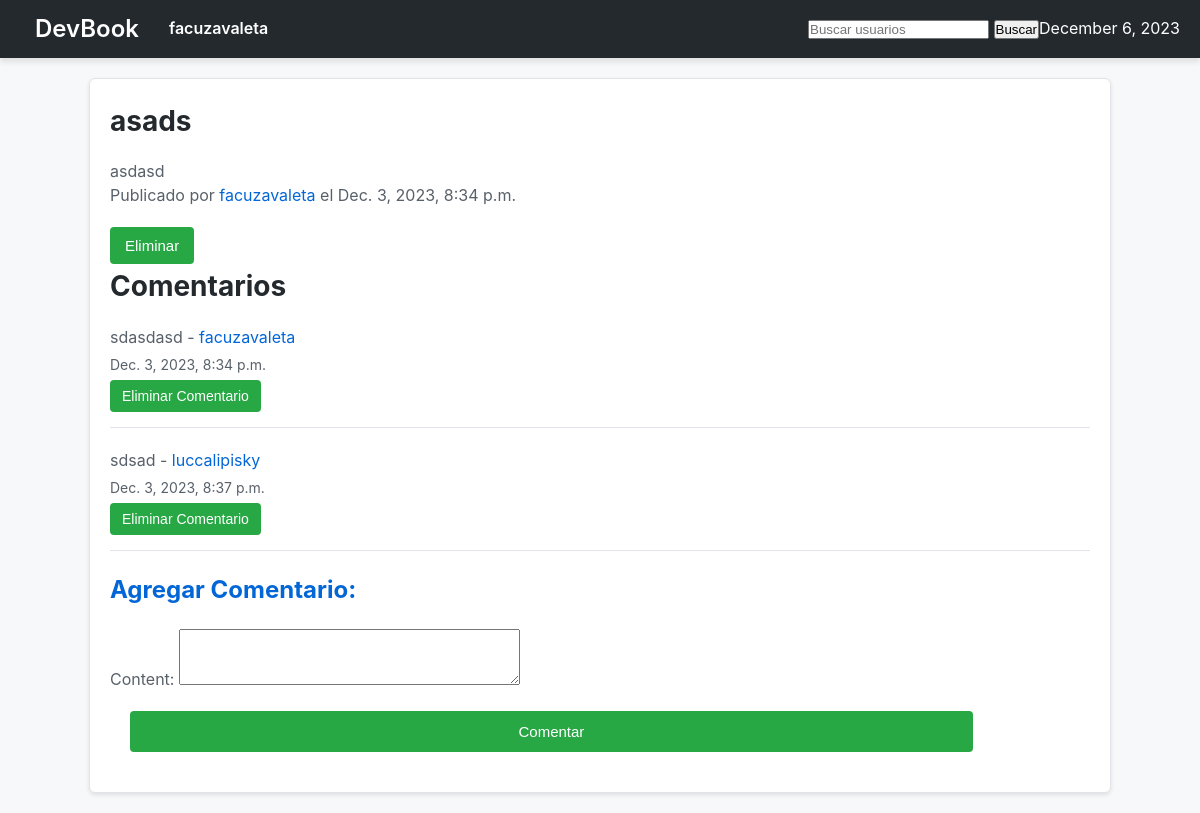
The page /facuzavaleta/posts/30/ (signed in) on the database its author committed.
### users/models.py (models this page shows, shortened)
class CustomUser(AbstractUser):
    email = models.EmailField(unique=True)
    bio = models.TextField(max_length=500, blank=True)
    image = models.ImageField(upload_to='profile_images/', null=True, blank=True)

### posts/models.py (models this page shows, shortened)
class Post(models.Model):
    title = models.CharField(max_length=255)
    content = models.TextField()
    profile_owner = models.ForeignKey(CustomUser, related_name='profile_owner', on_delete=models.CASCADE)
    posted_by = models.ForeignKey(CustomUser, related_name='posted_by', on_delete=models.CASCADE)
    created_at = models.DateTimeField(auto_now_add=True)

class Comment(models.Model):
    post = models.ForeignKey(Post, on_delete=models.CASCADE)
    user = models.ForeignKey(CustomUser, on_delete=models.CASCADE)
    content = models.TextField()
    created_at = models.DateTimeField(auto_now_add=True)

### posts/views.py (the view)
# urls.py: path('<int:post_id>/', post_detail, name='post_detail'),
@login_required
def post_detail(request, username, post_id):
    user_profile = get_object_or_404(CustomUser, username=username)
    post = get_object_or_404(Post, id=post_id, profile_owner=user_profile)
    comments = Comment.objects.filter(post=post).order_by('created_at')
    if request.method == 'POST':
        comment_form = CommentForm(request.POST)
        if comment_form.is_valid():
            new_comment = comment_form.save(commit=False)
            new_comment.post = post
            new_comment.user = request.user
            new_comment.save()
            return redirect('post_detail', username=username, post_id=post_id)
    else:
        comment_form = CommentForm()
    return render(request, 'posts/post_detail.html', {'post': post, 'comments': comments, 'comment_form': comment_form})

### posts/forms.py
class CommentForm(forms.ModelForm):
    class Meta:
        model = Comment
        fields = ['content']

### devbook/context_processors.py (called while the page is built)
def current_datetime(request):
    return {'current_datetime': datetime.now()}

### posts/templates/posts/post_detail.html (shortened to what this page needs)
{% extends 'base.html' %}
{% block page_content %}
<article class="post-detail">
    <h2>{{ post.title }}</h2>
    <p>{{ post.content }}</p>
    <p class="post-meta">
        Publicado por <a href="{% url 'home' username=post.posted_by.username %}">{{ post.posted_by.username }}</a> el {{ post.created_at }}
    </p>
    {% if post.posted_by == request.user or post.profile_owner == request.user %}
        <form action="{% url 'delete_post' username=post.posted_by.username post_id=post.id %}" method="post" class="delete-post-form">
            <button type="submit" class="delete-post-btn">Eliminar</button>
        </form>
    {% endif %}
</article>
<section id="comments-section">
    <h2>Comentarios</h2>
    {% if comments %}
        <ul class="comment-list">
            {% for comment in comments %}
                <li class="comment">
                    <p>{{ comment.content }} - <a href="{% url 'home' username=comment.user.username %}">{{ comment.user.username }}</a></p>
                    <p class="comment-meta">{{ comment.created_at }}</p>
                    {% if comment.user == request.user or post.profile_owner == request.user %}
                        <form method="post" action="{% url 'delete_comment' username=post.profile_owner.username post_id=post.id comment_id=comment.id %}" class="delete-comment-form">
                            <button type="submit" class="delete-comment-btn">Eliminar Comentario</button>
                        </form>
                    {% endif %}
                </li>
            {% endfor %}
        </ul>
    {% else %}
        <p>No hay comentarios</p>
    {% endif %}
</section>
<section id="new-comment-form">
    <h3>Agregar Comentario:</h3>
    <form method="post" action="{% url 'post_detail' username=post.profile_owner.username post_id=post.id %}" class="comment-form">
        {{ comment_form.as_p }}
        <button type="submit" class="comment-btn">Comentar</button>
    </form>
</section>
{% endblock %}

### devbook/templates/base.html (shortened to what this page needs)
<!DOCTYPE html>
<html lang="en">
<head>
    {% load static %}
    <link rel="stylesheet" href="{% static 'css/styles.css' %}">
</head>
<body>
    <nav>
        <div>
            <h1><a href="{% url 'landing' %}">DevBook</a></h1>
            {% if user.is_authenticated %}
                <a href="{% url 'home' username=user.username %}">{{ user.username }}</a>
            {% endif %}
            <form method="get" action="{% url 'user_search' %}">
                <input type="text" name="q" placeholder="Buscar usuarios">
                <button type="submit">Buscar</button>
            </form>
            <p>{{ current_datetime|date:"F j, Y" }}</p>
        </div>
    </nav>
    <div class="container">
        {% block page_content %}
        {% endblock %}
    </div>
</body>
</html>

### static/css/styles.css (style rules this page uses)
body, h1, h2, h3, p, a, button, form, input { margin: 0; padding: 0; box-sizing: border-box; }
body { font-family: -apple-system, BlinkMacSystemFont, 'Segoe UI', Roboto, 'Helvetica Neue', Arial, sans-serif; background-color: #f6f8fa; color: #24292e; line-height: 1.6; }
nav { background-color: #24292e; color: #ffffff; padding: 10px 20px; box-shadow: 0 4px 6px rgba(0, 0, 0, 0.1); }
nav div { display: flex; justify-content: space-between; align-items: center; }
nav div a { color: #ffffff; text-decoration: none; margin: 0 15px; font-weight: 600; }
nav div form { margin-left: auto; }
.container { max-width: 980px; margin: 20px auto; background-color: #ffffff; padding: 20px; border: 1px solid #e1e4e8; border-radius: 6px; box-shadow: 0 2px 4px rgba(0, 0, 0, 0.1); }
.container h2 { font-size: 28px; margin-bottom: 15px; color: #24292e; }
.container h3 { font-size: 24px; color: #0366d6; margin-top: 15px; margin-bottom: 10px; }
.container p { color: #586069; line-height: 1.5; }
.container a { color: #0366d6; text-decoration: none; }
.container button { background-color: #28a745; color: #ffffff; padding: 10px 15px; border: none; border-radius: 4px; cursor: pointer; font-size: 15px; transition: background-color 0.3s ease; }
.container form { margin-top: 20px; }
.container button[type="submit"] { transition: background-color 0.3s ease; }
#comments-section .comment-list { list-style-type: none; padding: 0; }
#comments-section .comment { margin-bottom: 20px; border-bottom: 1px solid #e1e4e8; padding-bottom: 15px; }
#comments-section .comment p { margin: 5px 0; }
#comments-section .comment-meta { color: #586069; font-size: 14px; }
#comments-section .delete-comment-form { display: inline; }
#comments-section .delete-comment-btn { background-color: #28a745; color: #ffffff; padding: 8px 12px; border: none; border-radius: 4px; cursor: pointer; font-size: 14px; transition: background-color 0.3s ease; }
#new-comment-form .comment-form textarea { height: 50px; }
#new-comment-form .comment-btn { background-color: #28a745; color: #ffffff; padding: 12px 18px; transition: background-color 0.3s ease; }
.comment-btn, .code-btn, .enter-btn { background-color: #4caf50; color: white; padding: 10px 15px; border: none; border-radius: 5px; cursor: pointer; text-decoration: none; display: inline-block; }
.comment-btn { width: calc(100% - 14%); background-color: #4caf50; color: white; padding: 15px; border: none; border-radius: 0; cursor: pointer; text-align: center; text-decoration: none; display: block; margin: 20px; transition: background-color 0.3s ease; }

### rows shown on the page
CustomUser: username "facuzavaleta"
Post: title "asads", content "asdasd", posted_by.username "facuzavaleta", created_at "Dec. 3, 2023, 8:34 p.m."
Comment: content "sdasdasd", user.username "facuzavaleta", created_at "Dec. 3, 2023, 8:34 p.m.", shows "Eliminar Comentario"
Comment: content "sdsad", user.username "luccalipisky", created_at "Dec. 3, 2023, 8:37 p.m.", shows "Eliminar Comentario"
